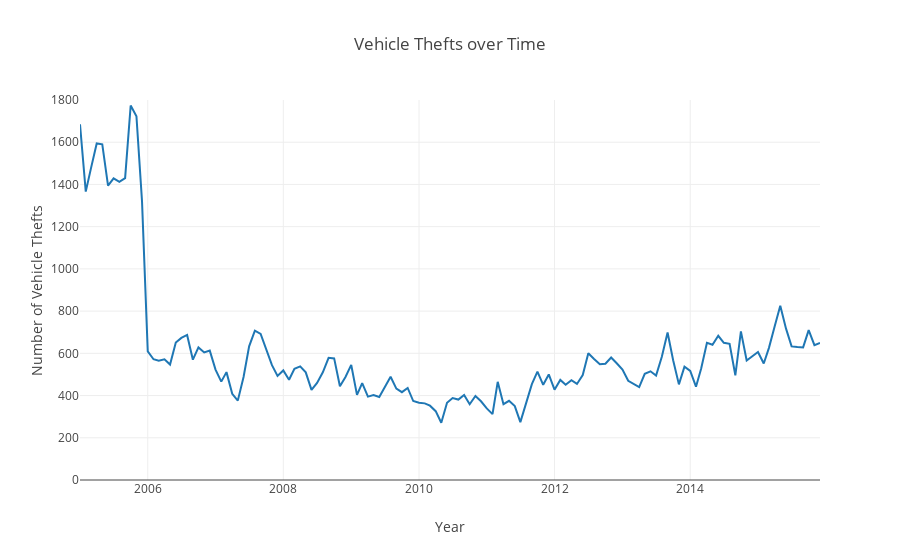

The notebook cell saved with this chart:
### Code cell
plotly.offline.iplot(fig1)

### Figure 1 — Plotly figure (JSON) as saved in the notebook; plotly's stock layout.template omitted (floating-point values rounded to 4 significant figures; data arrays with more than 128 entries replaced by an {"elided": "..."} marker saying what was removed)
{"data": [{"type": "scatter", "x": {"elided": "132 str values"}, "y": {"elided": "132 int values"}}], "layout": {"title": "Vehicle Thefts over Time", "xaxis": {"title": "Year", "titlefont": {"size": 14}}, "yaxis": {"range": [0, 1800], "title": "Number of Vehicle Thefts", "titlefont": {"size": 14}}}}
